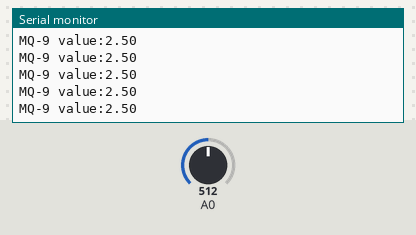
The sketch below on a simulated Arduino Uno, built with avr-gcc and run on an emulated ATmega328P. Shown: the last lines printed to the serial monitor. Inputs (shaded band) come from the test bench; at power-on: A0 = 512.

Above: at 1.2 s.
1.3 s: A0 set to 716
At 2.4 s:
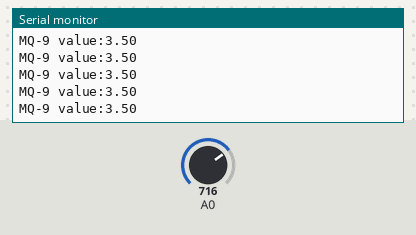
4.3 s: A0 set to 900
At 5.1 s:
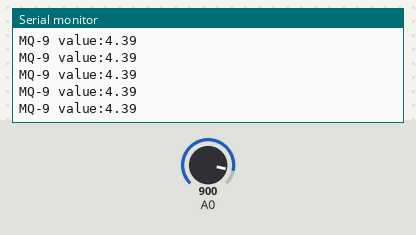
Timing chart, 0 to 7.3 s (numbered marks = the images above; inputs shaded):
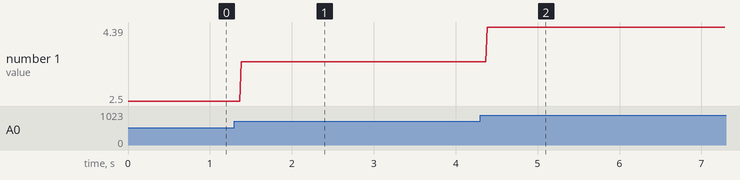

Measured:
- after the input at 1.3 s, the serial monitor: prints a new line after 0.08 s (image 1)
- after the input at 4.3 s, the serial monitor: prints a new line after 0.09 s (image 2)
- plotted number 1: 2.5 → 3.5 after the input at 1.3 s, 3.5 → 4.39 after the input at 4.3 s

The sketch:

MQ9.ino
```cpp
/*

MQ9 Calibration

modified on 19 Feb 2019
by Saeed Hosseini
Home<iframe class="wp-embedded-content" sandbox="allow-scripts" security="restricted" style="position: absolute; clip: rect(1px, 1px, 1px, 1px);" title="&#8220;Home&#8221; &#8212; آکادمی کافه ربات | آموزش الکترونیک و رباتیک" src="https://thecaferobot.com/learn/embed/#?secret=7ezg2jJrFJ" data-secret="7ezg2jJrFJ" width="600" height="338" frameborder="0" marginwidth="0" marginheight="0" scrolling="no"></iframe>

*/

void setup() {
  Serial.begin(9600);
}

void loop() {
    float sensorValue;
    float sensorValue1;
  sensorValue = analogRead(A0);
  sensorValue1 = (sensorValue/1024.0)*5.0;
  Serial.print("MQ-9 value:");
  Serial.println(sensorValue1);
}
```
